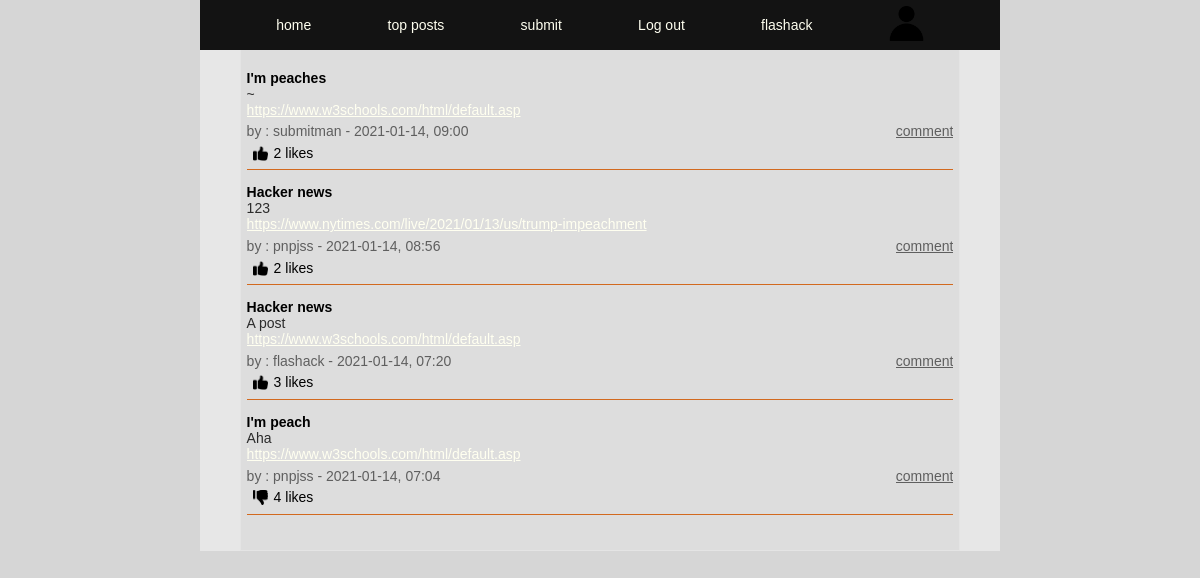
/index.php (signed in), run on the app's committed database.
### tables this page shows
CREATE TABLE posts (
id INTEGER PRIMARY KEY AUTOINCREMENT,
title TEXT,
user_id INTEGER,
url TEXT,
description TEXT,
post_date DATETIME);

CREATE TABLE users (
id INTEGER PRIMARY KEY AUTOINCREMENT,
username TEXT NOT NULL UNIQUE,
email TEXT NOT NULL UNIQUE,
firstname TEXT NOT NULL,
lastname TEXT NOT NULL,
passwd TEXT NOT NULL, 
biography TEXT, 
avatar TEXT);

### app/functions.php (called while the page is built, shortened)
<?php
function getLikes($pdo, $postId)
{
    $query = "SELECT COUNT(*) FROM upvotes WHERE post_id = :post_id";
    $statement = $pdo->prepare($query);
    $statement->bindParam(':post_id', $postId, PDO::PARAM_STR);
    $statement->execute();
    $likeCount = $statement->fetch(PDO::FETCH_ASSOC);
    return $likeCount;
}
function likeCheck($pdo, $likePostId, $userId)
{
    $query = "SELECT COUNT(*) FROM upvotes WHERE post_id = :post_id AND user_id = :user_id";
    $statement = $pdo->prepare($query);
    $statement->bindParam(':post_id', $likePostId, PDO::PARAM_STR);
    $statement->bindParam(':user_id', $userId, PDO::PARAM_STR);
    $statement->execute();
    $likeCheck = $statement->fetch(PDO::FETCH_ASSOC);
    if ($likeCheck['COUNT(*)'] > 0) {
        $likeCheck = $likeCheck['COUNT(*)'];
        return $likeCheck;
    }
}

### index.php (the view, shortened to what this page needs)
<?php
require __DIR__ . ('/app/views/header.php');
require __DIR__ . ('/app/autoload.php');
require __DIR__ . ('/app/views/nav.php');
if (isset($_GET['top-posts'])) {
    $posts = getMostLiked($pdo);
} else {
    $statement = $pdo->query('SELECT posts.*, users.username FROM users INNER JOIN posts ON posts.user_id = users.id ORDER BY post_date DESC');
    $posts = $statement->fetchAll(PDO::FETCH_ASSOC);
}
if (isset($_SESSION['user'])) {
    $userId = $_SESSION['user']['id'];
}
?>
<main>
    <section>
        <article class="index-container">
            <?php foreach ($posts as $post) : ?>
                <?php $postId = $post['id']; ?>
                <?php $likeCount = getLikes($pdo, $postId); ?>
                <?php if (isset($userId)) : ?>
                    <?php $likeCheck = likeCheck($pdo, $postId, $userId); ?>
                <?php endif; ?>
                <div class="index-title">
                    <h4> <?= $post['title']; ?> </h4>
                </div>
                <div class="index-description">
                    <p><?= $post['description'] ?></p>
                </div>
                <div class="index-url">
                    <a href="<?= $post['url']; ?>"><?= $post['url']; ?></a>
                </div>
                <div class="index-poster-info">
                    <p><?= "by : " . $post['username'] . " - " . $post['post_date']; ?></p>
                    <a href="comments.php?id=<?= $post['id'] ?>&title=<?= $post['title'] ?>">comment</a>
                </div>
                <div class="index-poster-likes">
                    <?php if (isset($_SESSION['user'])) : ?>
                        <?php if (isset($likeCheck)) : ?>
                            <form action="/app/posts/dislike.php" method="post">
                                <button type="submit"><img src="/app/images/dislike.png" height="15px" width="15px" alt=""></button>
                            </form>
                        <?php elseif (!$likeCheck) : ?>
                            <form action="/app/posts/like.php" method="post">
                                <button type="submit"><img src="/app/images/likes.png" height=15px width="15px" alt=""></button>
                            </form>
                        <?php endif; ?>
                    <?php endif; ?>
                    <?= $likeCount['COUNT(*)'] . ' likes ' ?>
                </div>
            <?php endforeach; ?>
        </article>
    </section>
</main>
<?php require __DIR__ . ('/app/views/nav.php'); ?>

### app/assets/style.css (style rules this page uses)
* { box-sizing: border-box; margin: 0; font-family: Verdana, Geneva, Tahoma, sans-serif, Arial, Teko-regular; font-size: 14px; }
body { width: 100%; display: flex; justify-content: center; min-height: 100vh; width: 100%; position: absolute; margin-left: auto; margin-right: auto; background-color: rgb(214, 214, 214); }
a { color :ivory; }
main { display: flex; justify-content: center; height: 100%; width: 100%; background-color: #4e463a; max-width: 800px; }
section { display: flex; justify-content: center; width: 100% ; max-width: 800px; min-height:100% ; margin-top: 50px; background-color: rgb(231, 231, 231); flex-wrap: wrap; }

### app/assets/index.css (style rules this page uses)
.index-container { display: flex; width: 90%; height:auto; flex-wrap: wrap; background-color: rgb(221, 221, 221); border: 1px solid rgb(228, 228, 228); border-top: none; padding: 0.4rem ; padding-bottom: 2.5rem; }
.index-title { height : auto; width: 100%; margin-top: 1rem; }
.index-description { height : auto; word-break: break-all; width:90%; font-size: 16px; color: rgb(43, 43, 43); }
.index-url { width: 80%; overflow: hidden; text-overflow: ellipsis; white-space: nowrap; }
.index-poster-info { padding:0.4rem 0 0.4rem; display: flex; justify-content: space-between; height: auto; width: 100%; font-size: 14px; color: rgb(95, 95, 95); }
.index-poster-info a { color: rgb(95, 95, 95); overflow: hidden; text-overflow: ellipsis; white-space: nowrap; }
.index-poster-likes { display: flex; justify-content: flex-start; width: 100%; background-color: rgb(221, 221, 221); border: none; border-bottom: solid 1px chocolate; }
.index-poster-likes button { border: none; background-color: rgb(221, 221, 221); padding-bottom: 0.4rem; }

### data on the page
posts: title "I'm peaches", description "~", url "https://www.w3schools.com/html/default.asp", user.username "submitman", post_date "2021-01-14, 09:00", COUNT "2"
posts: title "Hacker news", description "123", url "https://www.nytimes.com/live/2021/01/13/us/trump-impeachment", user.username "pnpjss", post_date "2021-01-14, 08:56", COUNT "2"
posts: title "Hacker news", description "A post", url "https://www.w3schools.com/html/default.asp", user.username "flashack", post_date "2021-01-14, 07:20", COUNT "3"
posts: title "I'm peach", description "Aha", url "https://www.w3schools.com/html/default.asp", user.username "pnpjss", post_date "2021-01-14, 07:04", COUNT "4"

### other printed values
$_SESSION['user']['username'] "flashack"
